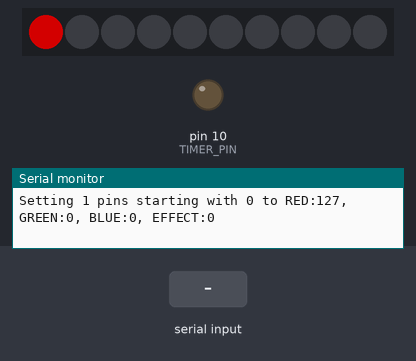
A sketch run on a simulated Arduino Nano, built with avr-gcc and run on an emulated ATmega328P. Shown: 10 RGB LEDs in strip order, left to right, output pins drawn as LEDs (lit = HIGH), the last lines printed to the serial monitor. The test bench sets the inputs (shaded band). Dim RGB values are drawn brighter than linear.

Above: at 2.6 s.
2.7 s: "90,45\n" received over Serial
At 4.5 s:
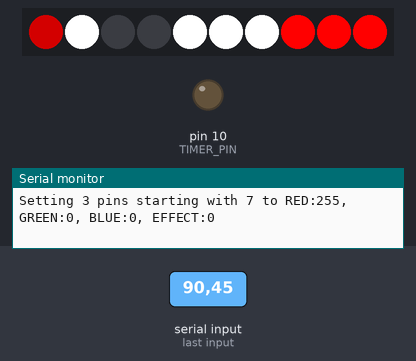
At 8.0 s:
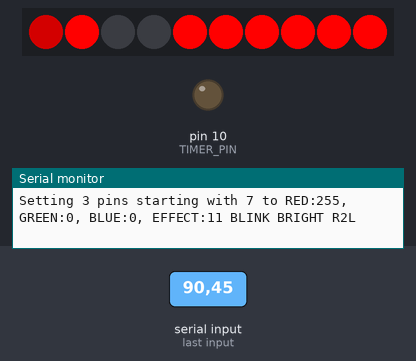
Timing chart, 0 to 9.5 s (numbered marks = the images above; inputs shaded):
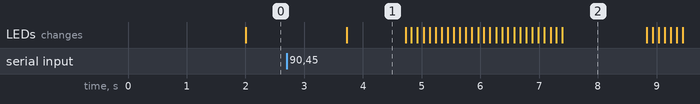

Measured:
- after the input at 2.7 s, the LEDs: change after 1.0 s (image 1)
- what the display in image 1 shows lasts 1.0 s, from 3.7 s to 4.7 s

The sketch:

NeoPIxel01.ino
```cpp
/*
	Name:       NeoPIxel01.ino
	Created:	12/13/2018 9:47:06 AM
	Author:     Bob Jones <bob@rhj4.com>
	Description:
		This is a test platform for the NeoPixel code and a development
		vehicle for defining the use of NeoPixels in NanoBots.
*/

#include "Config.h"
#include <Adafruit_NeoPixel.h>
#include <TimerOne.h>

Adafruit_NeoPixel strip = Adafruit_NeoPixel ( NEOPIXEL_LED_COUNT, NEOPIXEL_PIN, NEO_GRB + NEO_KHZ800 );
Adafruit_NeoPixel dashboard = Adafruit_NeoPixel ( DASHBOARD_LENGTH, NEOPIXEL_PIN, NEO_GRB + NEO_KHZ800 );
Adafruit_NeoPixel frontBumper = Adafruit_NeoPixel ( FRONT_BUMPER_LENGTH, NEOPIXEL_PIN, NEO_GRB + NEO_KHZ800 );
Adafruit_NeoPixel rearBumper = Adafruit_NeoPixel ( REAR_BUMPER_LENGTH, NEOPIXEL_PIN, NEO_GRB + NEO_KHZ800 );


bool autoStart = AUTOSTART;
bool tracing = TRACING;
int demoCount = DEMO_COUNT;
bool doHeartBeat = false;
bool heartBeatOn = false;
bool transportActive = false;

void setup () {
	Serial.begin ( 115200 );
	pinMode ( NEOPIXEL_PIN, OUTPUT );
	strip.begin ();
	strip.show ();
	strip.clear ();

	if (TIMER_PIN > 0) {
		pinMode ( TIMER_PIN, OUTPUT );
		Timer1.initialize ( 1000000 );
		Timer1.attachInterrupt ( heartBeatTimer );
	}

	showMenu ();
}

//	Interrupt routing - gets called once every second
void heartBeatTimer () {
	doHeartBeat = !doHeartBeat;
}

//	Called by TimerISR
void heartBeat () {
	if (heartBeatOn) {
		if (transportActive) {
			setStrip ( HEARTBEAT_INDEX, 1, HEARTBEAT_COLOR | TRANSPORT_COLOR, EFFECT_NONE );
		} else {
			setStrip ( HEARTBEAT_INDEX, 1, HEARTBEAT_COLOR, EFFECT_NONE );
		}
	} else {
		setStrip ( HEARTBEAT_INDEX, 1, COLOR_OFF, EFFECT_NONE );
	}
	heartBeatOn = !heartBeatOn;
	doHeartBeat = false;
}

void transport ( bool status ) {
	uint8_t color = strip.getPixelColor ( HEARTBEAT_INDEX );

	color = color || ( status ) ? TRANSPORT_COLOR : HEARTBEAT_COLOR;
	setStrip ( HEARTBEAT_INDEX, 1, color, HEARTBEAT_EFFECT );
}


void loop () {
	if (doHeartBeat) {
		heartBeat ();
	}

	int cmd = getCommand ();
	if (cmd > -1) {
		doCommand ( cmd );
	} else if (autoStart) {
		demo ();
	}
}

void showMenu () {
	Serial.println ( F ( "\nNeo Pixle Menu:" ) );
	Serial.println ( F ( "1 - Signal Forward" ) );
	Serial.println ( F ( "2 - Signal Backing" ) );
	Serial.println ( F ( "3 - Signal Left" ) );
	Serial.println ( F ( "4 - Signal Right" ) );
	Serial.println ( F ( "5 - Signal Stopping" ) );
	Serial.println ( F ( "6 - Clear All" ) );
	Serial.println ( F ( "7 - Distance CLOSE" ) );
	Serial.println ( F ( "8 - Distance NEAR" ) );
	Serial.println ( F ( "9 - Distance FAR" ) );
	Serial.println ( F ( "10 - Transport Active" ) );
	Serial.println ( F ( "11 - Transport Inactive" ) );
	Serial.println ( F ( "0 - Demo" ) );
	Serial.println ( F ( "? - This Menu" ) );
}

int getCommand () {
	if (Serial.available ()) {
		if (Serial.peek () == '?') {
			showMenu ();
			Serial.read ();
			return -1;
		}

		return Serial.parseInt ();
	}

	return -1;
}

void doCommand ( int cmd ) {
	if (tracing) {
		Serial.print ( F ( "\nCMD=" ) );
		Serial.println ( cmd );
	}
	switch (cmd) {
	case NEOPIXEL_DEMO:
		if (demoCount > 0) {
			demoCount--;
			demo ();
		}
		break;

	case NEOPIXEL_FORWARD:
		signalForward ( );
		break;

	case NEOPIXEL_BACKWARD:
		signalBackward ( );
		break;

	case NEOPIXEL_TURN_LEFT:
		signalLeft ( );
		break;

	case NEOPIXEL_TURN_RIGHT:
		signalRight ( );
		break;

	case NEOPIXEL_STOP:
		signalStopping ( );
		break;

	case NEOPIXEL_OFF:
		if (tracing) {
			Serial.println ( F ( "ALL OFF" ) );
		}
		strip.clear ();
		break;

	case NEOPIXEL_CLOSE:
		setDashboardDistance ( DISTANCE_CLOSE );
		break;

	case NEOPIXEL_NEAR:
		setDashboardDistance ( DISTANCE_NEAR );
		break;

	case NEOPIXEL_FAR:
		setDashboardDistance ( DISTANCE_FAR );
		break;

	case NEOPIXEL_ACTIVE:
		transportActive = true;
		transport ( transportActive );
		break;

	case NEOPIXEL_INACTIVE:
		transportActive = false;
		transport ( transportActive );
		break;

	default:
		Serial.println ( F ( "Enter a number from 1..5" ) );
		break;
	}
}

void demo () {
	Serial.println ( F ( "Moving Forward..." ) );
	doCommand ( NEOPIXEL_FORWARD );
	delay ( 1000 );

	Serial.println ( F ( "Turning LEFT..." ) );
	doCommand ( NEOPIXEL_TURN_LEFT );
	delay ( 1000 );

	Serial.println ( F ( "Turning RIGHT..." ) );
	doCommand ( NEOPIXEL_TURN_RIGHT );
	delay ( 1000 );

	Serial.println ( F ( "Moving Backward..." ) );
	doCommand ( NEOPIXEL_BACKWARD );
	delay ( 1000 );

	Serial.println ( F ( "Stopping..." ) );
	doCommand ( NEOPIXEL_STOP );
	delay ( 1000 );

	Serial.println ( F ( "Turning Off the Lights..." ) );
	doCommand ( NEOPIXEL_OFF);
	delay ( 4000 );
}

void setStrip ( uint16_t startingIndex, uint16_t len, uint32_t color, uint8_t effect ) {
	if (tracing) {

		Serial.print ( F ( "Setting " ) );
		Serial.print ( len );
		Serial.print ( F ( " pins starting with " ) );
		Serial.print ( startingIndex );
		Serial.print ( F ( " to " ) );
		showColor ( color );
		Serial.print ( F ( ", EFFECT:" ) );
		showEffect ( effect );
		Serial.println ();
	}

	for (uint16_t pin = startingIndex; pin < startingIndex + len; pin++) {
		strip.setPixelColor ( pin, color );
	}
	strip.show ();
}

void showColor ( uint32_t color ) {
	uint8_t red = (int8_t) ( color >> 16 );
	uint8_t green = (int8_t) ( color >> 8 );
	uint8_t blue = (int8_t) color;
	Serial.print ( F ( "RED:" ) ); Serial.print ( red );
	Serial.print ( F ( ", GREEN:" ) ); Serial.print ( green );
	Serial.print ( F ( ", BLUE:" ) ); Serial.print ( blue );
}

void showEffect ( uint8_t effect ) {
	uint8_t blink = (uint8_t) ( effect & EFFECT_BLINK );
	uint8_t bright = (uint8_t) ( effect & EFFECT_BRIGHT );
	uint8_t dim = (uint8_t) ( effect & EFFECT_DIM );
	uint8_t R2L = (uint8_t) ( effect & EFFECT_R2L );
	uint8_t L2R = (uint8_t) ( effect & EFFECT_L2R );

	Serial.print ( effect );
	if (blink) Serial.print ( F ( " BLINK" ) );
	if (bright) Serial.print ( F ( " BRIGHT" ) );
	if (dim) Serial.print ( F ( " DIM" ) );
	if (R2L) Serial.print ( F ( " R2L" ) );
	if (L2R) Serial.print ( F ( " L2R" ) );
}

uint32_t getColor ( uint8_t pin ) {
	return strip.getPixelColor ( pin );
}

uint8_t getBrightness ( ) {
	return strip.getBrightness ( );
}

void setBrightness ( uint8_t brightness ) {
	strip.setBrightness ( brightness );
}

void signalForward () {
	if (tracing) {
		Serial.println ( F ( "Signaling FORWARD" ) );
	}

	setDashboardDirection ( DIRECTION_FORWARD );

	setStrip ( FRONT_BUMPER_INDEX, FRONT_BUMPER_LENGTH, FRONT_FWD_COLOR, FRONT_FWD_EFFECT );
	setStrip ( REAR_BUMPER_INDEX, REAR_BUMPER_LENGTH, REAR_FWD_COLOR, REAR_FWD_EFFECT );
}

void signalBackward () {
	if (tracing) {
		Serial.println ( F ( "Signaling BACKING" ) );
	}

	setDashboardDirection ( DIRECTION_BACKING );

	setStrip ( FRONT_BUMPER_INDEX, FRONT_BUMPER_LENGTH, FRONT_BACK_COLOR, FRONT_BACK_COLOR );
	setStrip ( REAR_BUMPER_INDEX, REAR_BUMPER_LENGTH, REAR_BACK_COLOR, REAR_BACK_EFFECT );
}

void signalStopping () {
	if (tracing) {
		Serial.println ( F ( "Signaling STOPPING" ) );
	}

	setDashboardDirection ( DIRECTION_STOPPED );

	setStrip ( FRONT_BUMPER_INDEX, FRONT_BUMPER_LENGTH, FRONT_STOP_COLOR, FRONT_STOP_EFFECT );
	int pin = 0;
	uint16_t repeat = STOPPING_REPEAT;
	while (repeat-- > 0) {
		setStrip ( FRONT_BUMPER_INDEX, FRONT_BUMPER_LENGTH, FRONT_STOP_COLOR, FRONT_STOP_EFFECT );
		delay ( STOPPING_PAUSE );
		setStrip ( REAR_BUMPER_INDEX, REAR_BUMPER_LENGTH, REAR_STOP_COLOR, REAR_STOP_EFFECT );
		delay ( STOPPING_PAUSE );
	}
}

void signalLeft ( ) {
	if (tracing) {
		Serial.println ( F ( "Signaling LEFT" ) );
	}

	setDashboardDirection ( DIRECTION_TURNING );

	int repeat = TURNING_REPEAT;
	while (--repeat > 0) {
		uint16_t pin = FRONT_BUMPER_LENGTH;
		uint16_t index = 0;
		while (index++ < FRONT_BUMPER_LENGTH) {
			strip.setPixelColor ( FRONT_BUMPER_INDEX + pin - 1, FRONT_LEFT_COLOR );
			strip.setPixelColor ( REAR_BUMPER_INDEX + pin-- - 1, REAR_LEFT_COLOR );
			strip.show ();
			delay ( TURNING_PAUSE );
		}
		setStrip ( FRONT_BUMPER_INDEX, FRONT_BUMPER_LENGTH, COLOR_OFF, EFFECT_NONE);
		setStrip ( REAR_BUMPER_INDEX, REAR_BUMPER_LENGTH, COLOR_OFF, EFFECT_NONE );
	}

	setStrip ( FRONT_BUMPER_INDEX, FRONT_BUMPER_LENGTH, FRONT_LEFT_COLOR, FRONT_LEFT_EFFECT );
	setStrip ( REAR_BUMPER_INDEX, REAR_BUMPER_LENGTH, REAR_LEFT_COLOR, REAR_LEFT_EFFECT );
}

void signalRight ( ) {
	if (tracing) {
		Serial.println ( F ( "Signaling RIGHT" ) );
	}

	setDashboardDirection ( DIRECTION_TURNING );

	int repeat = TURNING_REPEAT;
	while (--repeat > 0) {
		int pin = 0;
		uint16_t index = 0;
		while (index++ < FRONT_BUMPER_LENGTH) {
			strip.setPixelColor ( FRONT_BUMPER_INDEX + pin, FRONT_RIGHT_COLOR );
			strip.setPixelColor ( REAR_BUMPER_INDEX + pin++, REAR_RIGHT_COLOR );
			strip.show ();
			delay ( TURNING_PAUSE );
		}
		setStrip ( FRONT_BUMPER_INDEX, FRONT_BUMPER_LENGTH, COLOR_OFF, EFFECT_NONE );
		setStrip ( REAR_BUMPER_INDEX, REAR_BUMPER_LENGTH, COLOR_OFF, EFFECT_NONE );
	}

	setStrip ( FRONT_BUMPER_INDEX, FRONT_BUMPER_LENGTH, FRONT_RIGHT_COLOR, FRONT_RIGHT_EFFECT );
	setStrip ( REAR_BUMPER_INDEX, REAR_BUMPER_LENGTH, REAR_RIGHT_COLOR, REAR_RIGHT_EFFECT );
}

void setDashboardHeartBeat () {}
void setDashboardTransport () {
}

void setDashboardDirection ( uint8_t direction ) {
	switch (direction) {
	case DIRECTION_STOPPED:
		setStrip ( DIRECTION_INDEX, 1, DIR_STOPPED_COLOR, DIR_STOPPED_EFFECT );
		break;
	case DIRECTION_FORWARD:
		setStrip ( DIRECTION_INDEX, 1, DIR_FORWARD_COLOR, DIR_FORWARD_EFFECT );
		break;
	case DIRECTION_BACKING:
		setStrip ( DIRECTION_INDEX, 1, DIR_BACKING_COLOR, DIR_BACKING_EFFECT );
		break;
	case DIRECTION_TURNING:
		setStrip ( DIRECTION_INDEX, 1, DIR_TURNING_COLOR, DIR_TURNING_EFFECT );
		break;
	default:
		break;
	}
}

void setDashboardDistance ( uint8_t distance ) {
	switch (distance) {
	case DISTANCE_CLOSE:
		if (tracing) {
			Serial.println ( F ( "DISTANCE: CLOSE" ) );
		}
		setStrip ( DISTANCE_INDEX, 1, DIST_CLOSE_COLOR, DIST_CLOSE_EFFECT );
		break;
	case DISTANCE_NEAR:
		if (tracing) {
			Serial.println ( F ( "DISTANCE: NEAR" ) );
		}
		setStrip ( DISTANCE_INDEX, 1, DIST_NEAR_COLOR, DIST_NEAR_EFFECT );
		break;

	case DISTANCE_FAR:
		if (tracing) {
			Serial.println ( F ( "DISTANCE: FAR" ) );
		}
		setStrip ( DISTANCE_INDEX, 1, DIST_FAR_COLOR, DIST_FAR_EFFECT );
		break;

	default:
		setStrip ( DISTANCE_INDEX, 1, COLOR_OFF,EFFECT_NONE );
		break;
	}
	strip.show ();
}
```

Config.h
```cpp
#pragma once
/********************************************************************
*
*	This configuration implements three separate but connected
*	Adafruit NeoPixel strips:
*
*	1) Visible Dashboard:4 LEDs mounted on front of top deck:
*		@ 0: Heartbeat ( red ) and Transport Active ( blue )
*		@ 1: Direction:
*			Forward: White
*			Stopped:Off ( black )
*			Backing:blinking Red
*		@ 2: Distance:
*			Close: blinking bright red
*			 Near:blinking yellow
*			 Far:bright green
*		@ 3: Reserved for future use
*	2) Front Direction Signals:3 LEDs mounted across front of lower deck:
*		@ 4 - 6: Direction
*			Forward: Bright White
*			Stopped:Off
*			Backing:Blinking bright red
*			Left Turn:Red arrow pointing left
*			Right Turn:Red arrow pointing right
*	3) Rear Direction Signals:3 LEDs mounted across back of lower deck:
*		@7-9: Direction
*			Forward: light red
*			Stopped:Off
*			Backing:Blinking bright red
*			Left Turn:Red arrow pointing left
*			Right Turn:Red arrow pointing right
*
********************************************************************/


#define AUTOSTART			false		//	Automatically start when plugged in
#define TRACING				true		//	Diagnostic tracing
#define DEMO_COUNT			10			//	Number of demo cycles before going blank
#define TIMER_PIN			10			//	If > 0, use timer interrupts

#define COLOR_OFF			strip.Color ( 0,0,0 )
#define COLOR_BLUE			strip.Color ( 0,0,255 )
#define COLOR_GREEN			strip.Color ( 0, 255, 0 )
#define COLOR_LIGHT_BLUE	strip.Color ( 0, 155, 255 )
#define COLOR_RED			strip.Color ( 255, 0, 0 )
#define COLOR_LIGHT_RED		strip.Color ( 127, 0, 0 )
#define COLOR_PURPLE		strip.Color ( 255, 0, 255 )
#define COLOR_YELLOW		strip.Color ( 255, 255, 0 )
#define COLOR_WHITE			strip.Color ( 255,255,255 )

//	Effects
#define EFFECT_NONE			0x00		//	No special effects
#define EFFECT_BLINK		0x01		//	Blink pin
#define EFFECT_BRIGHT		0x02		//	Set brightness to high
#define EFFECT_DIM			0x04		//	Set brightness to low
#define EFFECT_R2L			0x08		//	light Right to left
#define EFFECT_L2R			0x10		//	Light Left to Right

//	Brightness
#define BRIGHTNESS_OFF		0x00
#define BRIGHTNESS_DIM		0x10
#define BRIGHTNESS_HIGH		0xFF

//	Pause durations
#define STOPPING_PAUSE		100
#define TURNING_PAUSE		100
#define FORWARD_PAUSE		100

//	Iteration (Repeat) Counts
#define TURNING_REPEAT		10
#define STOPPING_REPEAT		10
#define FORWARD_REPEAT		1


#define DASHBOARD_INDEX		0
#define DASHBOARD_LENGTH	4
#define FRONT_BUMPER_INDEX	4
#define FRONT_BUMPER_LENGTH	3
#define REAR_BUMPER_INDEX	7
#define REAR_BUMPER_LENGTH	3
#define STRIP_FIRST_PIN		DASHBOARD_INDEX	//	Starting index into LED strip
#define STRIP_LENGTH		DASHBOARD_LENGTH + FRONT_BUMPER_LENGTH + REAR_BUMPER_LENGTH

//	DASHBOARD DEFINITION
#define HEARTBEAT_INDEX		DASHBOARD_INDEX
#define HEARTBEAT_COLOR		COLOR_LIGHT_RED
#define HEARTBEAT_EFFECT	EFFECT_BLINK

#define TRANSPORT_INDEX		HEARTBEAT_INDEX
#define TRANSPORT_COLOR		COLOR_LIGHT_BLUE

#define DIRECTION_INDEX		DASHBOARD_INDEX + 1
#define DIRECTION_STOPPED	0
#define DIRECTION_FORWARD	1
#define DIRECTION_BACKING	2
#define DIRECTION_TURNING	3

#define DIR_STOPPED_COLOR	COLOR_OFF
#define DIR_STOPPED_EFFECT	EFFECT_DIM
#define DIR_FORWARD_COLOR	COLOR_WHITE
#define DIR_FORWARD_EFFECT	EFFECT_BRIGHT
#define DIR_BACKING_COLOR	COLOR_RED
#define DIR_BACKING_EFFECT	EFFECT_BLINK
#define DIR_TURNING_COLOR	COLOR_RED
#define DIR_TURNING_EFFECT	EFFECT_BRIGHT + EFFECT_BLINK

#define DISTANCE_INDEX		DASHBOARD_INDEX + 2
#define DISTANCE_CLOSE		0
#define DISTANCE_NEAR		1
#define DISTANCE_FAR		2
#define DIST_CLOSE_COLOR	COLOR_RED
#define DIST_CLOSE_EFFECT	EFFECT_BLINK + EFFECT_BRIGHT
#define DIST_NEAR_COLOR		COLOR_YELLOW
#define DIST_NEAR_EFFECT	EFFECT_BLINK + EFFECT_BRIGHT
#define DIST_FAR_COLOR		COLOR_GREEN
#define DIST_FAR_EFFECT		EFFECT_NONE

//	FRONT BUMPER DEFINITION
#define FRONT_BUMPER_INDEX	DASHBOARD_INDEX + DASHBOARD_LENGTH
#define FRONT_FWD_COLOR		COLOR_WHITE
#define FRONT_FWD_EFFECT	EFFECT_NONE

#define FRONT_BACK_COLOR	COLOR_RED
#define FRONT_BACK_EFFECT	EFFECT_BRIGHT + EFFECT_BLINK

#define FRONT_LEFT_COLOR	COLOR_RED
#define FRONT_LEFT_EFFECT	EFFECT_BRIGHT + EFFECT_BLINK + EFFECT_R2L

#define FRONT_RIGHT_COLOR	COLOR_RED
#define FRONT_RIGHT_EFFECT	EFFECT_BRIGHT + EFFECT_BLINK + EFFECT_L2R

#define FRONT_STOP_COLOR	COLOR_OFF
#define FRONT_STOP_EFFECT	EFFECT_NONE

//	REAR BUMPER DEFINITION
#define REAR_BUMPER_INDEX	DASHBOARD_INDEX + DASHBOARD_LENGTH + FRONT_BUMPER_LENGTH

#define REAR_FWD_COLOR		COLOR_RED
#define REAR_FWD_EFFECT		EFFECT_NONE

#define REAR_BACK_COLOR		COLOR_RED
#define REAR_BACK_EFFECT	EFFECT_BRIGHT + EFFECT_BLINK

#define REAR_LEFT_COLOR		COLOR_RED
#define REAR_LEFT_EFFECT	EFFECT_BRIGHT + EFFECT_BLINK + EFFECT_R2L

#define REAR_RIGHT_COLOR	COLOR_RED
#define REAR_RIGHT_EFFECT	EFFECT_BRIGHT + EFFECT_BLINK + EFFECT_L2R

#define REAR_STOP_COLOR		COLOR_OFF
#define REAR_STOP_EFFECT	EFFECT_NONE

#define NEOPIXEL_PIN		5			//	PIN to connect strip to
#define NEOPIXEL_LED_COUNT	STRIP_LENGTH

//	Command Definitions
#define NEOPIXEL_DEMO		0
#define NEOPIXEL_FORWARD	1
#define NEOPIXEL_BACKWARD	2
#define NEOPIXEL_TURN_LEFT	3
#define NEOPIXEL_TURN_RIGHT	4
#define NEOPIXEL_STOP		5
#define NEOPIXEL_OFF		6
#define NEOPIXEL_CLOSE		7
#define NEOPIXEL_NEAR		8
#define NEOPIXEL_FAR		9
#define NEOPIXEL_ACTIVE		10
#define NEOPIXEL_INACTIVE	11
```
